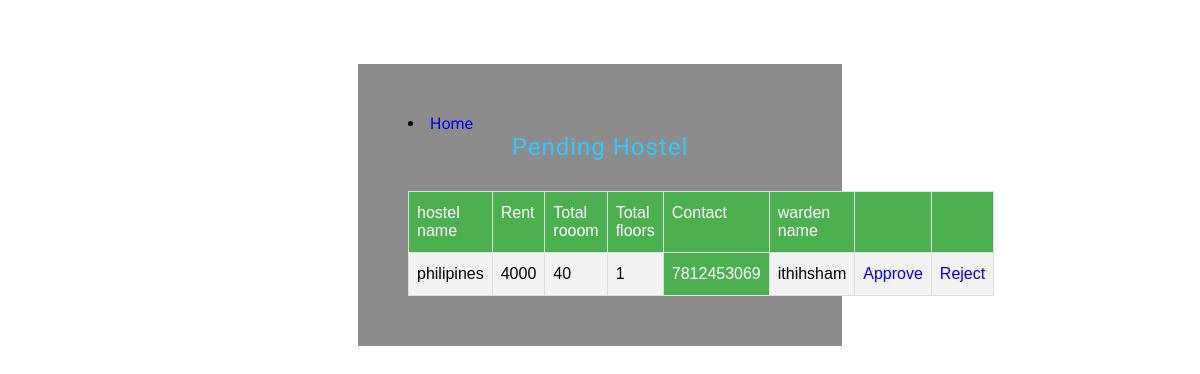
The app's page /admin_pending_view/ with its own data.
### student/models.py (models this page shows)
class Hreg(models.Model):
    hname = models.CharField(max_length=50)
    build_no = models.CharField(max_length=50)
    location = models.CharField(max_length=50)
    img = models.FileField(upload_to='file')
    email = models.CharField(max_length=50)
    con = models.CharField(max_length=12)
    wname = models.CharField(max_length=20)
    rno = models.CharField(max_length=5)
    fno = models.CharField(max_length=6)
    rent = models.CharField(max_length=5)
    uname = models.CharField(max_length=20)
    type=models.CharField(max_length=15,default='BOYS')
    status = models.CharField(max_length=20)

### admin_app/views.py (the view)
# urls.py: path('admin_pending_view/', admin_app.views.admin_pending_view, name='admin_pending_view'),
def admin_pending_view(request):
    r = Hreg.objects.raw("select * from student_hreg where status = 'pending' ")
    template = loader.get_template("admin_pending_view.html")
    context = {'k': r}
    return HttpResponse(template.render(context, request))

### Template/admin_pending_view.html (shortened to what this page needs)
{% load static %}
<html>
</head>
<body>
<div class="video">
	<div class="center-container">
	    <div class="w3ls-agileinfo">
<head>
<link href="{% static 'reg-temp/css/style.css' %}" rel="stylesheet" type="text/css" media="all" />
		</div>
		 <div class="bg-agile">
<div class="main-top">
		<nav>
			<li><a href="{% url 'a_home' %}" class="active">Home</a></li>
		</nav>
</div>
<h2>Pending Hostel</h2>
<table id="customers">
  <tr>
    <th>hostel name</th><th>Rent</th><th>Total rooom</th><th>Total floors</th><th>Contact</th><th>warden name</th><th></th><th></th>
  </tr>
     {% for i in k %}
  <tr>
    <td>{{i.hname}}</td><td>{{i.rent}}</td><td>{{i.rno}}</td><td>{{i.fno}}</td><th>{{i.con}}</th><td>{{i.wname}}</td><td><a href="{% url 'approve_warden' id=i.id %}">Approve</a> <td><a href="{% url 'reject_warden' id=i.id %}">Reject</a> </td>
  </tr>
    {% endfor %}
</table>
         </div>
    </div>
</div>
</body>
</html>

### static/reg-temp/css/style.css (style rules this page uses)
html,body,div,span,applet,object,iframe,h1,h2,h3,h4,h5,h6,p,blockquote,pre,a,abbr,acronym,address,big,cite,code,del,dfn,em,img,ins,kbd,q,s,samp,small,strike,strong,sub,sup,tt,var,b,u,i,dl,dt,dd,ol,nav ul,nav li,fieldset,form,label,legend,table,caption,tbody,tfoot,thead,tr,th,td,article,aside,canvas,details,embed,figure,figcaption,footer,header,hgroup,menu,nav,output,ruby,section,summary,time,mark,audio,video { margin:0;padding:0;border:0;font-size:100%;font:inherit;vertical-align:baseline; }
article, aside, details, figcaption, figure,footer, header, hgroup, menu, nav, section { display: block; }
table { border-collapse:collapse;border-spacing:0; }
a { text-decoration:none; }
body { font-family: 'Roboto', sans-serif; font-size: 100%; background:url(../images/course.jpg)no-repeat; background-position:0px 0px; text-align: left; min-height: 100%; background-size:cover; background-position:center; background-attachment:fixed; }
.center-container { padding: 0em 0 1em; }
.w3ls-agileinfo { padding: 2em 0; }
.bg-agile { width: 30%; margin: 0 auto; padding: 50px; background: rgba(0, 0, 0, 0.45); }
.bg-agile h2 { color: #31c4fc; text-align: center; font-size: 30px; letter-spacing: 1px; margin: 0px 0px 30px; font-family: 'Roboto', sans-serif; }
@media (max-width:1366px) { .bg-agile { width: 32%; } }
@media (max-width:1280px) { .bg-agile h2 { font-size: 24px; } }

### Template/admin_pending_view.html (style rules this page uses)
#customers { font-family: "Trebuchet MS", Arial, Helvetica, sans-serif; border-collapse: collapse; width: 100%; }
#customers td, #customers th { border: 1px solid #ddd; padding: 8px; }
#customers tr:nth-child(even) { background-color: #f2f2f2; }
#customers th { padding-top: 12px; padding-bottom: 12px; text-align: left; background-color: #4CAF50; color: white; }

### records on screen
Hreg: hname "philipines", rent "4000", rno "40", fno "1", con "7812453069", wname "ithihsham"
